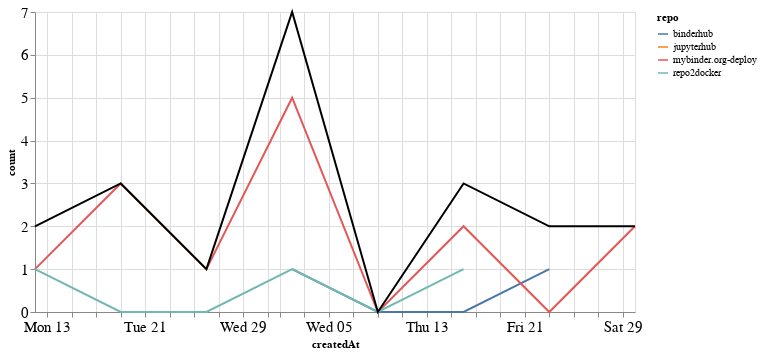

The code cell stored with this chart in its notebook:
### Markdown cell above
## PRs

### Code cell
prs_time = prs.groupby('repo').resample('W', on='createdAt').count()['author'].reset_index()
prs_time = prs_time.rename(columns={'author': 'count'})
prs_time_total = prs_time.groupby('createdAt').agg({"count": "sum"}).reset_index()

ch1 = alt.Chart(prs_time, width=600).mark_line().encode(
    x='createdAt',
    y='count',
    color='repo',
    tooltip="repo"
)

ch2 = alt.Chart(prs_time_total, width=600).mark_line(color="black").encode(
    x='createdAt',
    y='count',
)

ch1 + ch2

### Figure 1 — Vega-Lite specification as saved in the notebook (floating-point values rounded to 4 significant figures)
{"config": {"axisLeft": {"labelFontSize": 15}, "axisBottom": {"labelFontSize": 15}}, "layer": [{"data": {"name": "data-ba3107da8841cbb791ab9b061f6387bc"}, "mark": "line", "encoding": {"color": {"type": "nominal", "field": "repo"}, "tooltip": {"type": "nominal", "field": "repo"}, "x": {"type": "temporal", "field": "createdAt"}, "y": {"type": "quantitative", "field": "count"}}, "width": 600}, {"data": {"name": "data-a4b55d67e4d050269bb882f0bcf9ae9b"}, "mark": {"type": "line", "color": "black"}, "encoding": {"x": {"type": "temporal", "field": "createdAt"}, "y": {"type": "quantitative", "field": "count"}}, "width": 600}], "$schema": "https://vega.github.io/schema/vega-lite/v4.8.1.json", "datasets": {"data-ba3107da8841cbb791ab9b061f6387bc": [{"repo": "binderhub", "createdAt": "2020-08-02T00:00:00", "count": 1}, {"repo": "binderhub", "createdAt": "2020-08-09T00:00:00", "count": 0}, {"repo": "binderhub", "createdAt": "2020-08-16T00:00:00", "count": 0}, {"repo": "binderhub", "createdAt": "2020-08-23T00:00:00", "count": 1}, {"repo": "jupyterhub", "createdAt": "2020-08-23T00:00:00", "count": 1}, {"repo": "mybinder.org-deploy", "createdAt": "2020-07-12T00:00:00", "count": 1}, {"repo": "mybinder.org-deploy", "createdAt": "2020-07-19T00:00:00", "count": 3}, {"repo": "mybinder.org-deploy", "createdAt": "2020-07-26T00:00:00", "count": 1}, {"repo": "mybinder.org-deploy", "createdAt": "2020-08-02T00:00:00", "count": 5}, {"repo": "mybinder.org-deploy", "createdAt": "2020-08-09T00:00:00", "count": 0}, {"repo": "mybinder.org-deploy", "createdAt": "2020-08-16T00:00:00", "count": 2}, {"repo": "mybinder.org-deploy", "createdAt": "2020-08-23T00:00:00", "count": 0}, {"repo": "mybinder.org-deploy", "createdAt": "2020-08-30T00:00:00", "count": 2}, {"repo": "repo2docker", "createdAt": "2020-07-12T00:00:00", "count": 1}, {"repo": "repo2docker", "createdAt": "2020-07-19T00:00:00", "count": 0}, {"repo": "repo2docker", "createdAt": "2020-07-26T00:00:00", "count": 0}, {"repo": "repo2docker", "createdAt": "2020-08-02T00:00:00", "count": 1}, {"repo": "repo2docker", "createdAt": "2020-08-09T00:00:00", "count": 0}, {"repo": "repo2docker", "createdAt": "2020-08-16T00:00:00", "count": 1}], "data-a4b55d67e4d050269bb882f0bcf9ae9b": [{"createdAt": "2020-07-12T00:00:00", "count": 2}, {"createdAt": "2020-07-19T00:00:00", "count": 3}, {"createdAt": "2020-07-26T00:00:00", "count": 1}, {"createdAt": "2020-08-02T00:00:00", "count": 7}, {"createdAt": "2020-08-09T00:00:00", "count": 0}, {"createdAt": "2020-08-16T00:00:00", "count": 3}, {"createdAt": "2020-08-23T00:00:00", "count": 2}, {"createdAt": "2020-08-30T00:00:00", "count": 2}]}}
